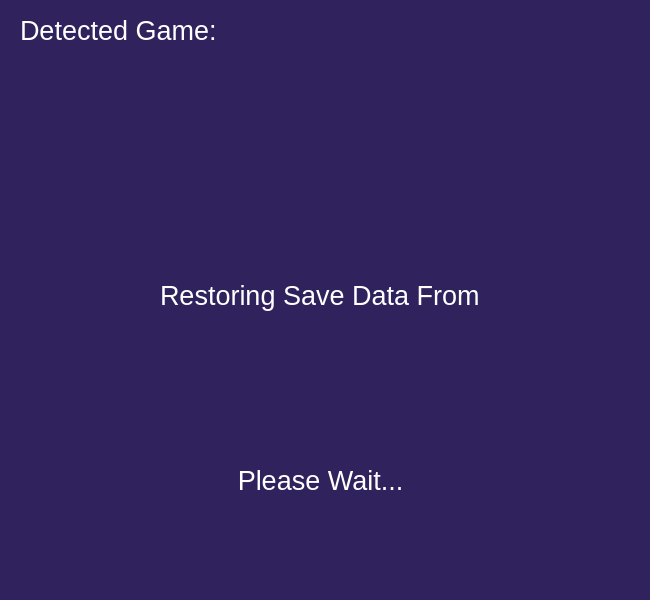
<?xml version="1.0" encoding="UTF-8"?>
<ui version="4.0">
 <class>restoring_save</class>
 <widget class="QFrame" name="restoring_save">
  <property name="geometry">
   <rect>
    <x>0</x>
    <y>0</y>
    <width>650</width>
    <height>600</height>
   </rect>
  </property>
  <property name="palette">
   <palette>
    <active>
     <colorrole role="WindowText">
      <brush brushstyle="SolidPattern">
       <color alpha="255">
        <red>255</red>
        <green>255</green>
        <blue>255</blue>
       </color>
      </brush>
     </colorrole>
     <colorrole role="Button">
      <brush brushstyle="SolidPattern">
       <color alpha="255">
        <red>48</red>
        <green>34</green>
        <blue>93</blue>
       </color>
      </brush>
     </colorrole>
     <colorrole role="Light">
      <brush brushstyle="SolidPattern">
       <color alpha="255">
        <red>72</red>
        <green>51</green>
        <blue>139</blue>
       </color>
      </brush>
     </colorrole>
     <colorrole role="Midlight">
      <brush brushstyle="SolidPattern">
       <color alpha="255">
        <red>60</red>
        <green>42</green>
        <blue>116</blue>
       </color>
      </brush>
     </colorrole>
     <colorrole role="Dark">
      <brush brushstyle="SolidPattern">
       <color alpha="255">
        <red>24</red>
        <green>17</green>
        <blue>46</blue>
       </color>
      </brush>
     </colorrole>
     <colorrole role="Mid">
      <brush brushstyle="SolidPattern">
       <color alpha="255">
        <red>32</red>
        <green>23</green>
        <blue>62</blue>
       </color>
      </brush>
     </colorrole>
     <colorrole role="Text">
      <brush brushstyle="SolidPattern">
       <color alpha="255">
        <red>255</red>
        <green>255</green>
        <blue>255</blue>
       </color>
      </brush>
     </colorrole>
     <colorrole role="BrightText">
      <brush brushstyle="SolidPattern">
       <color alpha="255">
        <red>255</red>
        <green>255</green>
        <blue>255</blue>
       </color>
      </brush>
     </colorrole>
     <colorrole role="ButtonText">
      <brush brushstyle="SolidPattern">
       <color alpha="255">
        <red>255</red>
        <green>255</green>
        <blue>255</blue>
       </color>
      </brush>
     </colorrole>
     <colorrole role="Base">
      <brush brushstyle="SolidPattern">
       <color alpha="255">
        <red>0</red>
        <green>0</green>
        <blue>0</blue>
       </color>
      </brush>
     </colorrole>
     <colorrole role="Window">
      <brush brushstyle="SolidPattern">
       <color alpha="255">
        <red>48</red>
        <green>34</green>
        <blue>93</blue>
       </color>
      </brush>
     </colorrole>
     <colorrole role="Shadow">
      <brush brushstyle="SolidPattern">
       <color alpha="255">
        <red>0</red>
        <green>0</green>
        <blue>0</blue>
       </color>
      </brush>
     </colorrole>
     <colorrole role="AlternateBase">
      <brush brushstyle="SolidPattern">
       <color alpha="255">
        <red>24</red>
        <green>17</green>
        <blue>46</blue>
       </color>
      </brush>
     </colorrole>
     <colorrole role="ToolTipBase">
      <brush brushstyle="SolidPattern">
       <color alpha="255">
        <red>255</red>
        <green>255</green>
        <blue>220</blue>
       </color>
      </brush>
     </colorrole>
     <colorrole role="ToolTipText">
      <brush brushstyle="SolidPattern">
       <color alpha="255">
        <red>0</red>
        <green>0</green>
        <blue>0</blue>
       </color>
      </brush>
     </colorrole>
     <colorrole role="PlaceholderText">
      <brush brushstyle="SolidPattern">
       <color alpha="127">
        <red>255</red>
        <green>255</green>
        <blue>255</blue>
       </color>
      </brush>
     </colorrole>
     <colorrole role="Accent">
      <brush brushstyle="SolidPattern">
       <color alpha="255">
        <red>0</red>
        <green>0</green>
        <blue>0</blue>
       </color>
      </brush>
     </colorrole>
    </active>
    <inactive>
     <colorrole role="WindowText">
      <brush brushstyle="SolidPattern">
       <color alpha="255">
        <red>255</red>
        <green>255</green>
        <blue>255</blue>
       </color>
      </brush>
     </colorrole>
     <colorrole role="Button">
      <brush brushstyle="SolidPattern">
       <color alpha="255">
        <red>48</red>
        <green>34</green>
        <blue>93</blue>
       </color>
      </brush>
     </colorrole>
     <colorrole role="Light">
      <brush brushstyle="SolidPattern">
       <color alpha="255">
        <red>72</red>
        <green>51</green>
        <blue>139</blue>
       </color>
      </brush>
     </colorrole>
     <colorrole role="Midlight">
      <brush brushstyle="SolidPattern">
       <color alpha="255">
        <red>60</red>
        <green>42</green>
        <blue>116</blue>
       </color>
      </brush>
     </colorrole>
     <colorrole role="Dark">
      <brush brushstyle="SolidPattern">
       <color alpha="255">
        <red>24</red>
        <green>17</green>
        <blue>46</blue>
       </color>
      </brush>
     </colorrole>
     <colorrole role="Mid">
      <brush brushstyle="SolidPattern">
       <color alpha="255">
        <red>32</red>
        <green>23</green>
        <blue>62</blue>
       </color>
      </brush>
     </colorrole>
     <colorrole role="Text">
      <brush brushstyle="SolidPattern">
       <color alpha="255">
        <red>255</red>
        <green>255</green>
        <blue>255</blue>
       </color>
      </brush>
     </colorrole>
     <colorrole role="BrightText">
      <brush brushstyle="SolidPattern">
       <color alpha="255">
        <red>255</red>
        <green>255</green>
        <blue>255</blue>
       </color>
      </brush>
     </colorrole>
     <colorrole role="ButtonText">
      <brush brushstyle="SolidPattern">
       <color alpha="255">
        <red>255</red>
        <green>255</green>
        <blue>255</blue>
       </color>
      </brush>
     </colorrole>
     <colorrole role="Base">
      <brush brushstyle="SolidPattern">
       <color alpha="255">
        <red>0</red>
        <green>0</green>
        <blue>0</blue>
       </color>
      </brush>
     </colorrole>
     <colorrole role="Window">
      <brush brushstyle="SolidPattern">
       <color alpha="255">
        <red>48</red>
        <green>34</green>
        <blue>93</blue>
       </color>
      </brush>
     </colorrole>
     <colorrole role="Shadow">
      <brush brushstyle="SolidPattern">
       <color alpha="255">
        <red>0</red>
        <green>0</green>
        <blue>0</blue>
       </color>
      </brush>
     </colorrole>
     <colorrole role="AlternateBase">
      <brush brushstyle="SolidPattern">
       <color alpha="255">
        <red>24</red>
        <green>17</green>
        <blue>46</blue>
       </color>
      </brush>
     </colorrole>
     <colorrole role="ToolTipBase">
      <brush brushstyle="SolidPattern">
       <color alpha="255">
        <red>255</red>
        <green>255</green>
        <blue>220</blue>
       </color>
      </brush>
     </colorrole>
     <colorrole role="ToolTipText">
      <brush brushstyle="SolidPattern">
       <color alpha="255">
        <red>0</red>
        <green>0</green>
        <blue>0</blue>
       </color>
      </brush>
     </colorrole>
     <colorrole role="PlaceholderText">
      <brush brushstyle="SolidPattern">
       <color alpha="127">
        <red>255</red>
        <green>255</green>
        <blue>255</blue>
       </color>
      </brush>
     </colorrole>
     <colorrole role="Accent">
      <brush brushstyle="SolidPattern">
       <color alpha="255">
        <red>0</red>
        <green>0</green>
        <blue>0</blue>
       </color>
      </brush>
     </colorrole>
    </inactive>
    <disabled>
     <colorrole role="WindowText">
      <brush brushstyle="SolidPattern">
       <color alpha="255">
        <red>24</red>
        <green>17</green>
        <blue>46</blue>
       </color>
      </brush>
     </colorrole>
     <colorrole role="Button">
      <brush brushstyle="SolidPattern">
       <color alpha="255">
        <red>48</red>
        <green>34</green>
        <blue>93</blue>
       </color>
      </brush>
     </colorrole>
     <colorrole role="Light">
      <brush brushstyle="SolidPattern">
       <color alpha="255">
        <red>72</red>
        <green>51</green>
        <blue>139</blue>
       </color>
      </brush>
     </colorrole>
     <colorrole role="Midlight">
      <brush brushstyle="SolidPattern">
       <color alpha="255">
        <red>60</red>
        <green>42</green>
        <blue>116</blue>
       </color>
      </brush>
     </colorrole>
     <colorrole role="Dark">
      <brush brushstyle="SolidPattern">
       <color alpha="255">
        <red>24</red>
        <green>17</green>
        <blue>46</blue>
       </color>
      </brush>
     </colorrole>
     <colorrole role="Mid">
      <brush brushstyle="SolidPattern">
       <color alpha="255">
        <red>32</red>
        <green>23</green>
        <blue>62</blue>
       </color>
      </brush>
     </colorrole>
     <colorrole role="Text">
      <brush brushstyle="SolidPattern">
       <color alpha="255">
        <red>24</red>
        <green>17</green>
        <blue>46</blue>
       </color>
      </brush>
     </colorrole>
     <colorrole role="BrightText">
      <brush brushstyle="SolidPattern">
       <color alpha="255">
        <red>255</red>
        <green>255</green>
        <blue>255</blue>
       </color>
      </brush>
     </colorrole>
     <colorrole role="ButtonText">
      <brush brushstyle="SolidPattern">
       <color alpha="255">
        <red>24</red>
        <green>17</green>
        <blue>46</blue>
       </color>
      </brush>
     </colorrole>
     <colorrole role="Base">
      <brush brushstyle="SolidPattern">
       <color alpha="255">
        <red>48</red>
        <green>34</green>
        <blue>93</blue>
       </color>
      </brush>
     </colorrole>
     <colorrole role="Window">
      <brush brushstyle="SolidPattern">
       <color alpha="255">
        <red>48</red>
        <green>34</green>
        <blue>93</blue>
       </color>
      </brush>
     </colorrole>
     <colorrole role="Shadow">
      <brush brushstyle="SolidPattern">
       <color alpha="255">
        <red>0</red>
        <green>0</green>
        <blue>0</blue>
       </color>
      </brush>
     </colorrole>
     <colorrole role="AlternateBase">
      <brush brushstyle="SolidPattern">
       <color alpha="255">
        <red>48</red>
        <green>34</green>
        <blue>93</blue>
       </color>
      </brush>
     </colorrole>
     <colorrole role="ToolTipBase">
      <brush brushstyle="SolidPattern">
       <color alpha="255">
        <red>255</red>
        <green>255</green>
        <blue>220</blue>
       </color>
      </brush>
     </colorrole>
     <colorrole role="ToolTipText">
      <brush brushstyle="SolidPattern">
       <color alpha="255">
        <red>0</red>
        <green>0</green>
        <blue>0</blue>
       </color>
      </brush>
     </colorrole>
     <colorrole role="PlaceholderText">
      <brush brushstyle="SolidPattern">
       <color alpha="127">
        <red>24</red>
        <green>17</green>
        <blue>46</blue>
       </color>
      </brush>
     </colorrole>
     <colorrole role="Accent">
      <brush brushstyle="SolidPattern">
       <color alpha="255">
        <red>34</red>
        <green>24</green>
        <blue>65</blue>
       </color>
      </brush>
     </colorrole>
    </disabled>
   </palette>
  </property>
  <property name="windowTitle">
   <string>Frame</string>
  </property>
  <property name="autoFillBackground">
   <bool>true</bool>
  </property>
  <widget class="QLabel" name="path_label">
   <property name="geometry">
    <rect>
     <x>160</x>
     <y>270</y>
     <width>321</width>
     <height>51</height>
    </rect>
   </property>
   <property name="font">
    <font>
     <pointsize>20</pointsize>
    </font>
   </property>
   <property name="text">
    <string>Restoring Save Data From:</string>
   </property>
  </widget>
  <widget class="QLabel" name="save_path">
   <property name="geometry">
    <rect>
     <x>20</x>
     <y>330</y>
     <width>601</width>
     <height>31</height>
    </rect>
   </property>
   <property name="font">
    <font>
     <pointsize>20</pointsize>
    </font>
   </property>
   <property name="text">
    <string/>
   </property>
   <property name="alignment">
    <set>Qt::AlignmentFlag::AlignCenter</set>
   </property>
  </widget>
  <widget class="QLabel" name="det_game_label">
   <property name="geometry">
    <rect>
     <x>20</x>
     <y>10</y>
     <width>201</width>
     <height>41</height>
    </rect>
   </property>
   <property name="font">
    <font>
     <pointsize>20</pointsize>
    </font>
   </property>
   <property name="text">
    <string>Detected Game:</string>
   </property>
  </widget>
  <widget class="QLabel" name="details">
   <property name="geometry">
    <rect>
     <x>150</x>
     <y>460</y>
     <width>341</width>
     <height>41</height>
    </rect>
   </property>
   <property name="font">
    <font>
     <pointsize>20</pointsize>
    </font>
   </property>
   <property name="text">
    <string>Please Wait...</string>
   </property>
   <property name="alignment">
    <set>Qt::AlignmentFlag::AlignCenter</set>
   </property>
  </widget>
  <widget class="QLabel" name="game_details">
   <property name="geometry">
    <rect>
     <x>340</x>
     <y>50</y>
     <width>261</width>
     <height>141</height>
    </rect>
   </property>
   <property name="font">
    <font>
     <pointsize>20</pointsize>
    </font>
   </property>
   <property name="text">
    <string/>
   </property>
  </widget>
 </widget>
 <resources/>
 <connections/>
</ui>
